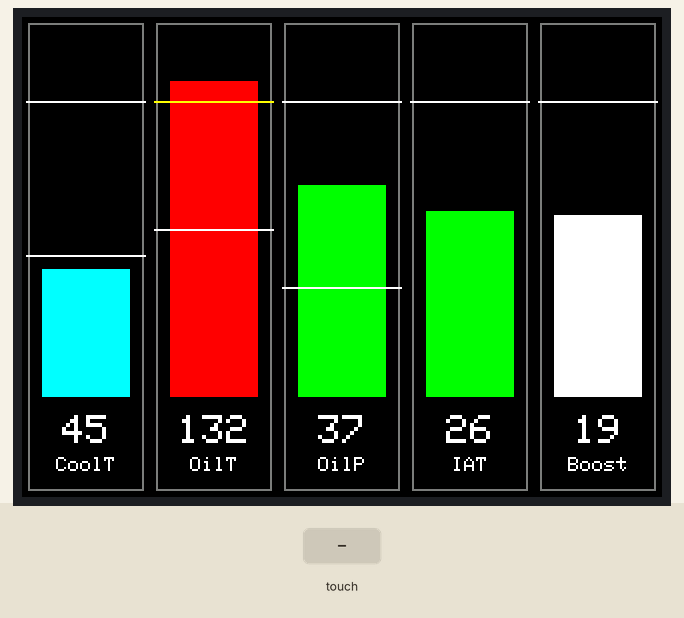
This sketch was run on a simulated Arduino Uno, built with avr-gcc and run on an emulated ATmega328P. On the bench: 320×240 colour display. The test bench sets the inputs (shaded band). Random numbers use the default seed unless the sketch sets one.

Above: at 0.58 s.
1.5 s: touch panel pressed at 13 % / 10 % of its raw x / y range
At 2.68 s:
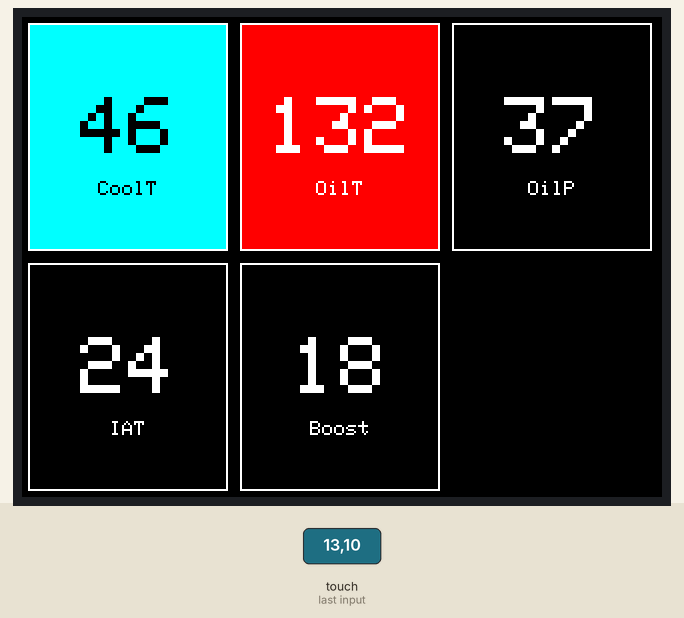
3.2 s: touch panel pressed at 38 % / 10 % of its raw x / y range
At 3.7 s:
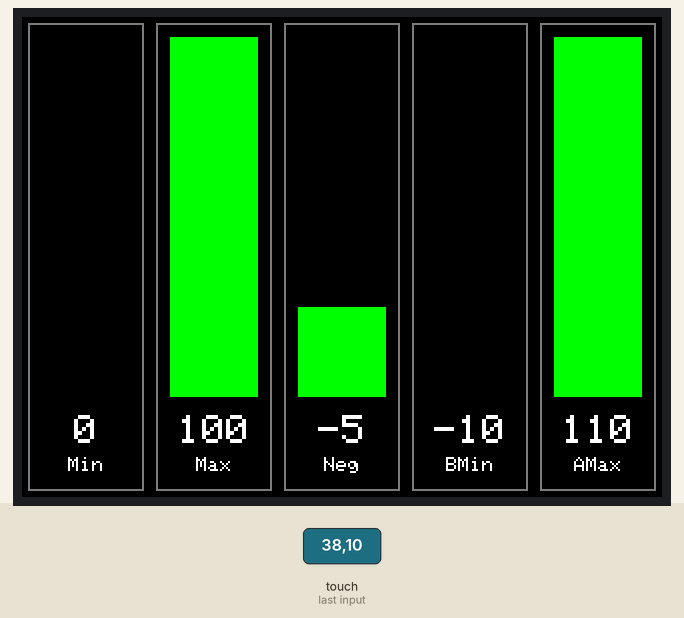
4.8 s: touch panel pressed at 62 % / 10 % of its raw x / y range
At 5.93 s:
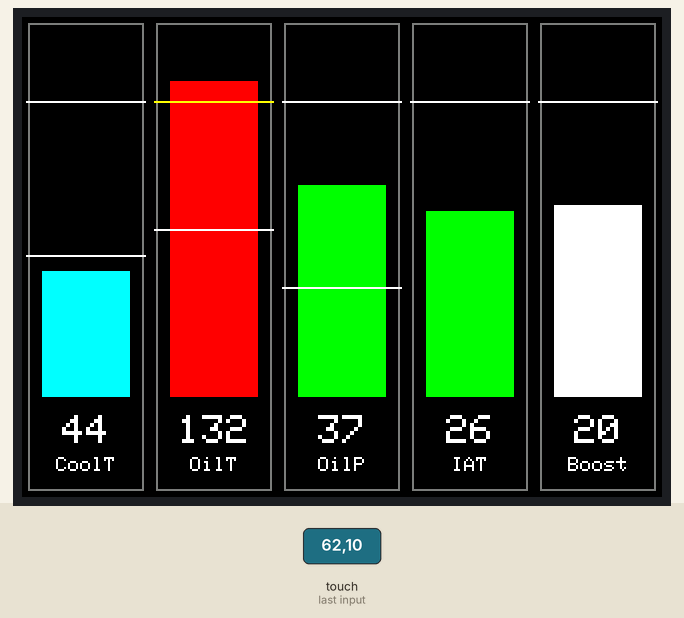

Measured:
- after the input at 4.8 s, the display: first changes at once (image 3 shows a later state)

The sketch:

adafruit-tft-gauges.ino
```cpp
/*****************************************************************************/
/*                       Adafruit TFT Gauge Library                          */
/*                       --------------------------                          */
/* A gauge library for the Adafruit TFT screens, providing configurable bar  */
/* and block gauges for displaying numerical information. The example code   */
/* below initialises a range of demonstration layouts, including simulated   */
/* data from a car's ECU (oil temp., etc). Tapping the touchscreen skips to  */
/* the next layout. This code specifically targets the Adafruit 240x320      */
/* capacitive touchscreen (ILI9341 display controller, FT6206 touchscreen    */
/* controller), but should be easily adaptable for other controllers.        */
/*                                                                           */
/* Documentation can be found at:                                            */
/* https://github.com/joestanding/adafruit-tft-gauges                        */
/*                                                                           */
/*****************************************************************************/

#include "main.h"

/* ------------------------------------------------------------------------- */
/* Measurement Set-up                                                        */
/* ------------------------------------------------------------------------- */

/* Simulated Car Sensor Data */
Measurement coolTemp = Measurement();
Measurement oilTemp  = Measurement();
Measurement oilPres  = Measurement();
Measurement iat      = Measurement();
Measurement boost    = Measurement();

/* Values to test drawing of values in and out of bounds */
Measurement testMax  = Measurement();
Measurement testMin  = Measurement();
Measurement testNeg  = Measurement();
Measurement testBelowMin = Measurement();
Measurement testAboveMax = Measurement();

/* ------------------------------------------------------------------------- */
/* Device Initialisation                                                     */
/* ------------------------------------------------------------------------- */

void setup() {
  /* Serial initialisation */
  Serial.begin(9600);

  /* Display initialisation */
  display.begin();
  display.setRotation(1);
  display.fillScreen(BLACK);
  display.setTextColor(WHITE, BLACK);
  touchscreen.begin();

  /* Coolant temperature bar: ensuring our coolant is not too hot is the
     priority, as this will allow the engine to overheat. We set the bar
     to red in this scenario, but also add a lower limit just to tell us
     when the coolant is still quite cold. */
  BarGauge * coolTBar = new BarGauge(&display, &coolTemp, "CoolT", 0, 100);
  coolTBar->set_limit_higher(100);
  coolTBar->set_limit_lower(50);
  coolTBar->set_colour_low(CYAN);
  coolTBar->set_colour_normal(GREEN);
  coolTBar->set_colour_high(RED);

  /* Oil temperature bar: we want to keep oil within a certain acceptable
     temp. range, as oil that's too cold is not viscous enough, and oil that's
     too hot can degrade and lose its effectiveness. The bar therefore is
     cyan when the oil is below its limits (too cold), and red when the oil
     is above its limits (too hot). When it's in the middle, it's green. */
  BarGauge * oilTBar =  new BarGauge(&display, &oilTemp, "OilT", 0, 150);
  oilTBar->set_limit_higher(120);
  oilTBar->set_limit_lower(70);
  oilTBar->set_colour_low(CYAN);
  oilTBar->set_colour_normal(GREEN);
  oilTBar->set_colour_high(RED);

  /* Oil pressure bar: maintaining pressure is critical, and ensuring that
     it does not drop too low is most important. However, oil pressure that's
     too high is also a sign of a failure (e.g. blockage), so we set the limits
     for both, and make the bar red for either scenario. */
  BarGauge * oilPBar =  new BarGauge(&display, &oilPres, "OilP", 0, 50);
  oilPBar->set_limit_lower(20);
  oilPBar->set_limit_higher(50);
  /* We don't want oil pressure to be too low OR too high */
  oilPBar->set_colour_low(RED);
  oilPBar->set_colour_high(RED);

  /* Intake air temperature bar: Colder air is better for engine performance,
     so we don't set a lower limit. Hotter air will reduce engine performance,
     but is also unlikely to be a major issue, so we set the higher limit but
     assign the colour to orange, as red suggests a failure. */
  BarGauge * iatBar =   new BarGauge(&display, &iat, "IAT", 0, 40);
  iatBar->set_limit_higher(40);
  iatBar->set_colour_high(ORANGE);

  /* Turbo boost: boost levels will be very low at low RPM, so we don't need
     any sort of lower limit. Additionally, low boost isn't necessarily good
     or bad, so we make the bar white by default. Too high boost can definitely
     be a problem, so we set an upper limit and set the bar to red if it's
     exceeded. */
  BarGauge * boostBar = new BarGauge(&display, &boost, "Boost", 0, 30);
  boostBar->set_limit_higher(30);
  boostBar->set_colour_high(RED);
  boostBar->set_colour_normal(WHITE);

  /* Add all of the registered car gauges to the car layout */
  carBarLayout.add_gauge(coolTBar);
  carBarLayout.add_gauge(oilTBar);
  carBarLayout.add_gauge(oilPBar);
  carBarLayout.add_gauge(iatBar);
  carBarLayout.add_gauge(boostBar);

  /* Configure block gauges for car sensors */
  BlockGauge * coolTBlock = new BlockGauge(&display, &coolTemp, "CoolT", 0, 100);
  coolTBlock->set_limit_higher(100);
  coolTBlock->set_limit_lower(84);
  coolTBlock->set_text_colour_normal(DARKGREY);
  coolTBlock->set_text_colour_low(BLACK);
  coolTBlock->set_frame_colour(DARKGREY);
  BlockGauge * oilTBlock = new BlockGauge(&display, &oilTemp, "OilT", 0, 125);
  oilTBlock->set_limit_higher(120);
  BlockGauge * oilPBlock = new BlockGauge(&display, &oilPres, "OilP", 0, 65);
  BlockGauge * iatBlock = new BlockGauge(&display, &iat, "IAT", 0, 50);
  BlockGauge * boostBlock = new BlockGauge(&display, &boost, "Boost", 0, 15);

  /* Add car block gauges */
  carBlockLayout.add_gauge(coolTBlock);
  carBlockLayout.add_gauge(oilTBlock);
  carBlockLayout.add_gauge(oilPBlock);
  carBlockLayout.add_gauge(iatBlock);
  carBlockLayout.add_gauge(boostBlock);

  /* Bounds testing */
  BarGauge * testMinBar = new BarGauge(&display, &testMin, "Min", 0, 100);
  BarGauge * testMaxBar = new BarGauge(&display, &testMax, "Max", 0, 100);
  BarGauge * testNegBar = new BarGauge(&display, &testNeg, "Neg", -10, 10);
  BarGauge * testBMinBar = new BarGauge(&display, &testBelowMin, "BMin", 0, 100);
  BarGauge * testAMaxBar = new BarGauge(&display, &testAboveMax, "AMax", 0, 100);
  testMin.set_value(0);
  testMax.set_value(100);
  testNeg.set_value(-5);
  testBelowMin.set_value(-10);
  testAboveMax.set_value(110);

  testLayout.add_gauge(testMinBar);
  testLayout.add_gauge(testMaxBar);
  testLayout.add_gauge(testNegBar);
  testLayout.add_gauge(testBMinBar);
  testLayout.add_gauge(testAMaxBar);

  /* Register the three layouts for use */
  add_layout(&carBarLayout);
  add_layout(&carBlockLayout);
  add_layout(&testLayout);
}

/* ------------------------------------------------------------------------- */
/* Main Loop                                                                 */
/* ------------------------------------------------------------------------- */
void loop() {
  /* Pressing the touch screen will skip to the next layout */
  if(touchscreen.touched() && last_touch_state != 1) {
    next_layout();
  }
  last_touch_state = touchscreen.touched();

  update_measurements();
  draw();

  delay(MAIN_LOOP_DELAY);
}

/* ------------------------------------------------------------------------- */
/* Drawing                                                                   */
/* ------------------------------------------------------------------------- */

void draw() {
  layouts[current_layout]->draw();
}

/* ------------------------------------------------------------------------- */
/* Data Handling                                                             */
/* ------------------------------------------------------------------------- */

void update_measurements() {
  /* Generate some simulated values for car sensors */
  coolTemp.set_value(random(42, 47));
  oilTemp.set_value(random(132, 133));
  oilPres.set_value(random(37, 38));
  iat.set_value(random(24, 27));
  boost.set_value(random(18, 21));
}

/* ------------------------------------------------------------------------- */
/* Layout Handling                                                           */
/* ------------------------------------------------------------------------- */

void add_layout(Layout * new_layout) {
  for(uint8_t i = 0; i < MAX_LAYOUTS; i++) {
    if(layouts[i] == NULL) {
      layouts[i] = new_layout;
      return;
    }
  }
}

/* ------------------------------------------------------------------------- */

void next_layout() {
  do {
    current_layout = (current_layout + 1) % MAX_LAYOUTS;
  } while (layouts[current_layout] == NULL);

  if (layouts[current_layout] != NULL) {
    display.fillScreen(0);
    layouts[current_layout]->redraw();
  }
}

/* ------------------------------------------------------------------------- */
```

BarGauge.h
```cpp
#ifndef CBARGAUGE_H
#define CBARGAUGE_H

#include "Gauge.h"

/* ------------------------------------------------------------------------- */

#define LABEL_SECTION_HEIGHT 40
#define BAR_FRAME_PADDING    8
#define GAUGE_LIMIT_HEIGHT   1

/* ------------------------------------------------------------------------- */

class BarGauge : public Gauge {

public:

  BarGauge(Adafruit_ILI9341 * display, Measurement * easurement,
            char * name, double range_min, double range_max);

  void draw(uint16_t gauge_x, uint16_t gauge_y, uint16_t gauge_w,
            uint16_t gauge_h) override;

  void set_frame_colour(uint16_t value);
  void set_limit_bar_height(uint32_t value);

  void enable_labels();
  void disable_labels();

private:

  void draw_limit_bar(uint16_t x, uint16_t y, uint16_t w, uint16_t h,
                      uint16_t colour, double value);
  void draw_reading(uint16_t x, uint16_t y, uint16_t width, uint16_t height);
  void draw_name(uint16_t x, uint16_t y, uint16_t width, uint16_t height);

  uint16_t get_bar_y_for_value(uint16_t x, uint16_t y, uint16_t w,
                                uint16_t h, double value);
  uint16_t get_max_bar_height(uint16_t frame_h);
  void     get_bar_xy(uint16_t gauge_x, uint16_t gauge_y, uint16_t gauge_w,
                      uint16_t gauge_h, uint16_t * dst_x, uint16_t * dst_y,
                      uint16_t bar_height);

  uint8_t  last_reading_length;

  uint16_t bar_colour;
  uint16_t bar_colour_high;
  uint16_t bar_colour_low;
  uint16_t frame_colour;

  uint16_t frame_padding;
  uint16_t label_section_height;
  uint8_t  limit_bar_height;
  uint8_t  label_enabled;
};

/* ------------------------------------------------------------------------- */

#endif // CBARGAUGE_H
```

BlockGauge.cpp
```cpp
#include "BlockGauge.h"

/* ------------------------------------------------------------------------- */

BlockGauge::BlockGauge(Adafruit_ILI9341 * display,
                       Measurement * measurement, char * name,
                       double range_min, double range_max)
: Gauge(display, measurement, name, range_min, range_max) {
  this->text_colour_high = WHITE;
  this->text_colour_low = WHITE;
  this->text_colour_normal = WHITE;
  this->frame_colour = WHITE;
}

/* ------------------------------------------------------------------------- */

void BlockGauge::draw(uint16_t x, uint16_t y, uint16_t width, uint16_t height) {
  int frame_x = x + this->padding;
  int frame_y = y + this->padding;
  int frame_w = width  - (this->padding * 2);
  int frame_h = height - (this->padding * 2);

  /* Draw outer frame */
  if(this->requires_redraw)
    this->display->drawRect(frame_x, frame_y, frame_w, frame_h, WHITE);

  /* Determine block colour */
  int16_t block_colour = BLACK;
  int16_t text_colour = this->text_colour_normal;
  if(this->has_limit_higher && (this->measurement->get_value() >= this->limit_higher)) {
    block_colour = this->colour_high;
    text_colour = this->text_colour_high;
  }

  if(this->has_limit_lower && (this->measurement->get_value() < this->limit_lower)) {
    block_colour = this->colour_low;
    text_colour = this->text_colour_low;
  }

  if(this->requires_redraw || (block_colour != this->last_colour)) {
    this->display->fillRect(frame_x + 1,
                            frame_y + 1,
                            frame_w - 2,
                            frame_h - 2,
                            block_colour);
  }

  int value_x = x + (width / 2);
  int value_y = y + (height / 2);
  double value = this->measurement->get_value();
  char str[20];  // Ensure the buffer is large enough for the number and decimal places
  dtostrf(value, 0, 0, str);  // Convert double to string with 3 decimal places

  this->display->setTextColor(text_colour, block_colour);

  /* Draw the value reading */
  if(this->requires_redraw || fabs(this->measurement->get_value() - this->value_last) > EPSILON) {
    this->display->setTextSize(4);
    if(strlen(str) < this->last_reading_length) {
      char clearing_str[this->last_reading_length + 1];
      memset(clearing_str, ' ', this->last_reading_length);
      clearing_str[this->last_reading_length] = '\0';
      this->draw_centred_string(clearing_str, value_x, value_y - 5);
    }
    this->draw_centred_string(str, value_x, value_y - 5);
  }

  /* Draw the measurement name */
  if(this->requires_redraw || (block_colour != this->last_colour)) {
    this->display->setTextSize(1);
    this->draw_centred_string(this->name, value_x, value_y + 25);
  }

  this->last_reading_length = strlen(str);
  this->requires_redraw = false;
  this->last_colour = block_colour;
}

/* ------------------------------------------------------------------------- */

void BlockGauge::set_text_colour_low(uint16_t value) {
  this->text_colour_low = value;
}

/* ------------------------------------------------------------------------- */

void BlockGauge::set_text_colour_high(uint16_t value) {
  this->text_colour_high = value;
}

/* ------------------------------------------------------------------------- */

void BlockGauge::set_text_colour_normal(uint16_t value) {
  this->text_colour_normal = value;
}

/* ------------------------------------------------------------------------- */

void BlockGauge::set_frame_colour(uint16_t value) {
  this->frame_colour = value;
}

/* ------------------------------------------------------------------------- */
```

BlockGauge.h
```cpp
#ifndef CBLOCKGAUGE_H
#define CBLOCKGAUGE_H

#include "Gauge.h"

/* ------------------------------------------------------------------------- */

class BlockGauge : public Gauge {
public:
    BlockGauge(Adafruit_ILI9341 * display, Measurement * measurement,
                char * name, double range_min, double range_max);
    void draw(uint16_t x, uint16_t y, uint16_t width, uint16_t height) override;
    void set_text_colour_low(uint16_t value);
    void set_text_colour_high(uint16_t value);
    void set_text_colour_normal(uint16_t value);
    void set_frame_colour(uint16_t value);
  private:
    uint8_t  last_reading_length;
    uint16_t text_colour_low;
    uint16_t text_colour_high;
    uint16_t text_colour_normal;
    uint16_t frame_colour;
};

/* ------------------------------------------------------------------------- */

#endif
```

ColumnLayout.cpp
```cpp
#include "ColumnLayout.h"

/* ------------------------------------------------------------------------- */

ColumnLayout::ColumnLayout(Adafruit_ILI9341 * display) : Layout(display) {

}

/* ------------------------------------------------------------------------- */

void ColumnLayout::draw() {
  uint16_t x = 0;
  uint16_t y = 0;
  uint16_t width = this->display->width() / this->gauge_count;
  uint16_t height = this->display->height();

  if(this->title_enabled) {
    y = 27;
    height -= 27;
    this->display->setTextColor(WHITE, BLACK);
    this->display->setTextSize(2);
    this->display->setCursor(7, 7);
    this->display->print(this->title);
  }

  for(uint8_t i = 0; i < this->gauge_count; i++) {
    if(this->gauges[i] != NULL) {
      this->gauges[i]->draw(x, y, width, height);
      x += width;
    }
  }
}

/* ------------------------------------------------------------------------- */
```

ColumnLayout.h
```cpp
#ifndef CCOLUMNLAYOUT_H
#define CCOLUMNLAYOUT_H

#include "Layout.h"

/* ------------------------------------------------------------------------- */

class ColumnLayout : public Layout {
public:
    ColumnLayout(Adafruit_ILI9341 * display);
    void draw() override;
};

/* ------------------------------------------------------------------------- */

#endif
```

GridLayout.cpp
```cpp
#include "GridLayout.h"

/* ------------------------------------------------------------------------- */

GridLayout::GridLayout(Adafruit_ILI9341 * display) : Layout(display) {
  this->gauges_wide = 3;
  this->gauges_high = 2;
}

/* ------------------------------------------------------------------------- */

void GridLayout::draw() {
  uint16_t x = 0;
  uint16_t y = 0;
  uint16_t width = this->display->width() / this->gauges_wide;
  uint16_t height = this->display->height();

  for(uint8_t i = 0; i < this->gauge_count; i++) {

    if(i == this->gauges_wide) {
      y += height / this->gauges_high;
      x = 0;
    }

    if(this->gauges[i] != NULL) {
      this->gauges[i]->draw(x, y, width, height / this->gauges_high);
      x += width;
    }
  }
}

/* ------------------------------------------------------------------------- */

void GridLayout::set_gauges_high(uint16_t value) {
  this->gauges_high = value;
}

/* ------------------------------------------------------------------------- */

void GridLayout::set_gauges_wide(uint16_t value) {
  this->gauges_wide = value;
}

/* ------------------------------------------------------------------------- */
```

GridLayout.h
```cpp
#ifndef CGRIDLAYOUT_H
#define CGRIDLAYOUT_H

#include "Layout.h"

/* ------------------------------------------------------------------------- */

class GridLayout : public Layout {
public:
  GridLayout(Adafruit_ILI9341 * display);
  void draw() override;

  void set_gauges_wide(uint16_t value);
  void set_gauges_high(uint16_t value);
private:
  uint16_t gauges_wide;
  uint16_t gauges_high;
};

/* ------------------------------------------------------------------------- */

#endif
```

Source omitted: BarGauge.cpp (11714 bytes), Gauge.cpp (3299 bytes), Gauge.h (2124 bytes), Layout.cpp (1609 bytes), Layout.h (475 bytes), Measurement.cpp (678 bytes), Measurement.h (469 bytes), main.h (1172 bytes)
